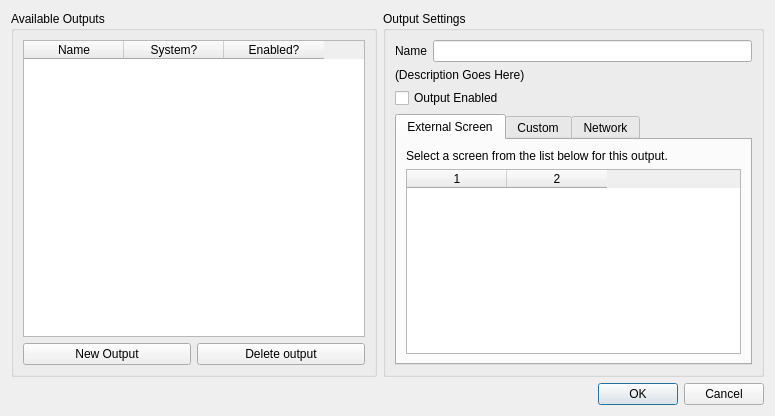
<?xml version="1.0" encoding="UTF-8"?>
<ui version="4.0">
 <class>OutputSetupDialog</class>
 <widget class="QDialog" name="OutputSetupDialog">
  <property name="geometry">
   <rect>
    <x>0</x>
    <y>0</y>
    <width>775</width>
    <height>414</height>
   </rect>
  </property>
  <property name="windowTitle">
   <string>Dialog</string>
  </property>
  <layout class="QVBoxLayout" name="verticalLayout_2">
   <item>
    <layout class="QHBoxLayout" name="horizontalLayout">
     <item>
      <widget class="QGroupBox" name="gbOutputs">
       <property name="title">
        <string>Available Outputs</string>
       </property>
       <layout class="QVBoxLayout" name="verticalLayout_7">
        <item>
         <widget class="QTableWidget" name="outputListView">
          <property name="columnCount">
           <number>3</number>
          </property>
          <attribute name="horizontalHeaderShowSortIndicator" stdset="0">
           <bool>false</bool>
          </attribute>
          <attribute name="verticalHeaderVisible">
           <bool>false</bool>
          </attribute>
          <attribute name="verticalHeaderVisible">
           <bool>false</bool>
          </attribute>
          <attribute name="horizontalHeaderShowSortIndicator" stdset="0">
           <bool>false</bool>
          </attribute>
          <column>
           <property name="text">
            <string>Name</string>
           </property>
          </column>
          <column>
           <property name="text">
            <string>System?</string>
           </property>
          </column>
          <column>
           <property name="text">
            <string>Enabled?</string>
           </property>
          </column>
         </widget>
        </item>
        <item>
         <layout class="QHBoxLayout" name="horizontalLayout_2">
          <item>
           <widget class="QPushButton" name="btnNewOutput">
            <property name="text">
             <string>New Output</string>
            </property>
           </widget>
          </item>
          <item>
           <widget class="QPushButton" name="btnDelOutput">
            <property name="text">
             <string>Delete output</string>
            </property>
           </widget>
          </item>
         </layout>
        </item>
       </layout>
      </widget>
     </item>
     <item>
      <widget class="QGroupBox" name="gbSettings">
       <property name="title">
        <string>Output Settings</string>
       </property>
       <layout class="QVBoxLayout" name="verticalLayout_3">
        <item>
         <layout class="QFormLayout" name="formLayout">
          <item row="0" column="1">
           <widget class="QLineEdit" name="outputName"/>
          </item>
          <item row="0" column="0">
           <widget class="QLabel" name="label">
            <property name="text">
             <string>Name</string>
            </property>
           </widget>
          </item>
         </layout>
        </item>
        <item>
         <widget class="QLabel" name="label_2">
          <property name="text">
           <string>(Description Goes Here)</string>
          </property>
         </widget>
        </item>
        <item>
         <widget class="QCheckBox" name="cbOutputEnabled">
          <property name="text">
           <string>Output Enabled</string>
          </property>
         </widget>
        </item>
        <item>
         <widget class="QTabWidget" name="tabWidget">
          <property name="currentIndex">
           <number>0</number>
          </property>
          <widget class="QWidget" name="tabScreen">
           <attribute name="title">
            <string>External Screen</string>
           </attribute>
           <layout class="QVBoxLayout" name="verticalLayout_4">
            <item>
             <widget class="QLabel" name="label_3">
              <property name="text">
               <string>Select a screen from the list below for this output.</string>
              </property>
             </widget>
            </item>
            <item>
             <widget class="QTableWidget" name="screenListView">
              <property name="toolTip">
               <string>&lt;!DOCTYPE HTML PUBLIC &quot;-//W3C//DTD HTML 4.0//EN&quot; &quot;http://www.w3.org/TR/REC-html40/strict.dtd&quot;&gt;
&lt;html&gt;&lt;head&gt;&lt;meta name=&quot;qrichtext&quot; content=&quot;1&quot; /&gt;&lt;style type=&quot;text/css&quot;&gt;
p, li { white-space: pre-wrap; }
&lt;/style&gt;&lt;/head&gt;&lt;body style=&quot; font-family:'Tahoma'; font-size:8.25pt; font-weight:400; font-style:normal;&quot;&gt;
&lt;p style=&quot; margin-top:0px; margin-bottom:0px; margin-left:0px; margin-right:0px; -qt-block-indent:0; text-indent:0px;&quot;&gt;List of screens connected to your computer&lt;/p&gt;&lt;/body&gt;&lt;/html&gt;</string>
              </property>
              <property name="columnCount">
               <number>2</number>
              </property>
              <attribute name="verticalHeaderVisible">
               <bool>false</bool>
              </attribute>
              <attribute name="verticalHeaderVisible">
               <bool>false</bool>
              </attribute>
              <column/>
              <column/>
             </widget>
            </item>
           </layout>
          </widget>
          <widget class="QWidget" name="tabCustom">
           <attribute name="title">
            <string>Custom</string>
           </attribute>
           <layout class="QVBoxLayout" name="verticalLayout_5">
            <item>
             <widget class="QLabel" name="label_4">
              <property name="text">
               <string>You may position this output by entering a custom</string>
              </property>
             </widget>
            </item>
            <item>
             <widget class="QLabel" name="label_5">
              <property name="text">
               <string>location, width and height in pixels, below.</string>
              </property>
             </widget>
            </item>
            <item>
             <widget class="Line" name="line_2">
              <property name="orientation">
               <enum>Qt::Horizontal</enum>
              </property>
             </widget>
            </item>
            <item>
             <layout class="QFormLayout" name="formLayout_2">
              <property name="fieldGrowthPolicy">
               <enum>QFormLayout::AllNonFixedFieldsGrow</enum>
              </property>
              <item row="0" column="0">
               <widget class="QLabel" name="label_6">
                <property name="text">
                 <string>Left (X)</string>
                </property>
               </widget>
              </item>
              <item row="0" column="1">
               <widget class="QSpinBox" name="customLeft">
                <property name="minimum">
                 <number>-99999</number>
                </property>
                <property name="maximum">
                 <number>99999</number>
                </property>
               </widget>
              </item>
              <item row="1" column="0">
               <widget class="QLabel" name="label_7">
                <property name="text">
                 <string>Top (Y)</string>
                </property>
               </widget>
              </item>
              <item row="1" column="1">
               <widget class="QSpinBox" name="customTop">
                <property name="minimum">
                 <number>-99999</number>
                </property>
                <property name="maximum">
                 <number>99999</number>
                </property>
               </widget>
              </item>
              <item row="2" column="0">
               <widget class="QLabel" name="label_8">
                <property name="text">
                 <string>Width</string>
                </property>
               </widget>
              </item>
              <item row="2" column="1">
               <widget class="QSpinBox" name="customWidth">
                <property name="minimum">
                 <number>-99999</number>
                </property>
                <property name="maximum">
                 <number>99999</number>
                </property>
                <property name="value">
                 <number>1024</number>
                </property>
               </widget>
              </item>
              <item row="3" column="0">
               <widget class="QLabel" name="label_9">
                <property name="text">
                 <string>Height</string>
                </property>
               </widget>
              </item>
              <item row="3" column="1">
               <widget class="QSpinBox" name="customHeight">
                <property name="minimum">
                 <number>-99999</number>
                </property>
                <property name="maximum">
                 <number>99999</number>
                </property>
                <property name="value">
                 <number>768</number>
                </property>
               </widget>
              </item>
             </layout>
            </item>
            <item>
             <spacer name="verticalSpacer">
              <property name="orientation">
               <enum>Qt::Vertical</enum>
              </property>
              <property name="sizeHint" stdset="0">
               <size>
                <width>20</width>
                <height>40</height>
               </size>
              </property>
             </spacer>
            </item>
           </layout>
          </widget>
          <widget class="QWidget" name="tabNetwork">
           <attribute name="title">
            <string>Network</string>
           </attribute>
           <layout class="QVBoxLayout" name="verticalLayout_6">
            <item>
             <widget class="QLabel" name="label_10">
              <property name="text">
               <string>Network Outputs allow you to send data over the wire</string>
              </property>
             </widget>
            </item>
            <item>
             <widget class="QLabel" name="label_11">
              <property name="text">
               <string>&lt;!DOCTYPE HTML PUBLIC &quot;-//W3C//DTD HTML 4.0//EN&quot; &quot;http://www.w3.org/TR/REC-html40/strict.dtd&quot;&gt;
&lt;html&gt;&lt;head&gt;&lt;meta name=&quot;qrichtext&quot; content=&quot;1&quot; /&gt;&lt;style type=&quot;text/css&quot;&gt;
p, li { white-space: pre-wrap; }
&lt;/style&gt;&lt;/head&gt;&lt;body style=&quot; font-family:'MS Shell Dlg 2'; font-size:8.25pt; font-weight:400; font-style:normal;&quot;&gt;
&lt;p style=&quot; margin-top:0px; margin-bottom:0px; margin-left:0px; margin-right:0px; -qt-block-indent:0; text-indent:0px;&quot;&gt;&lt;span style=&quot; font-size:8pt;&quot;&gt;to be displayed by another computer using &lt;/span&gt;&lt;span style=&quot; font-size:8pt; font-weight:600;&quot;&gt;DvizViewer.exe&lt;/span&gt;&lt;/p&gt;&lt;/body&gt;&lt;/html&gt;</string>
              </property>
             </widget>
            </item>
            <item>
             <widget class="Line" name="line">
              <property name="orientation">
               <enum>Qt::Horizontal</enum>
              </property>
             </widget>
            </item>
            <item>
             <layout class="QGridLayout" name="gridLayout">
              <item row="0" column="0">
               <widget class="QRadioButton" name="rbConnect">
                <property name="text">
                 <string>Connect To:</string>
                </property>
               </widget>
              </item>
              <item row="5" column="0" colspan="2">
               <widget class="QRadioButton" name="rbListen">
                <property name="text">
                 <string>Accept Incomming Connections:</string>
                </property>
               </widget>
              </item>
              <item row="0" column="1">
               <widget class="QLineEdit" name="hostname"/>
              </item>
              <item row="0" column="2">
               <widget class="QLabel" name="label_13">
                <property name="text">
                 <string>Port</string>
                </property>
               </widget>
              </item>
              <item row="0" column="3">
               <widget class="QSpinBox" name="connectPort">
                <property name="minimum">
                 <number>1024</number>
                </property>
                <property name="maximum">
                 <number>65536</number>
                </property>
                <property name="value">
                 <number>7777</number>
                </property>
               </widget>
              </item>
              <item row="5" column="3">
               <widget class="QSpinBox" name="listenPort">
                <property name="minimum">
                 <number>1024</number>
                </property>
                <property name="maximum">
                 <number>65536</number>
                </property>
                <property name="value">
                 <number>7777</number>
                </property>
               </widget>
              </item>
              <item row="6" column="1" colspan="3">
               <widget class="QCheckBox" name="allowMultipleIncomming">
                <property name="text">
                 <string>Allow multiple simultaneous connections</string>
                </property>
               </widget>
              </item>
              <item row="1" column="1">
               <widget class="QPushButton" name="btnTest">
                <property name="text">
                 <string>Test</string>
                </property>
               </widget>
              </item>
              <item row="5" column="2">
               <widget class="QLabel" name="label_12">
                <property name="text">
                 <string>Port:</string>
                </property>
               </widget>
              </item>
              <item row="2" column="1" colspan="3">
               <widget class="QLabel" name="label_14">
                <property name="text">
                 <string>DvizViewer.exe must already be running</string>
                </property>
               </widget>
              </item>
              <item row="3" column="1" colspan="3">
               <widget class="QLabel" name="label_15">
                <property name="text">
                 <string>on the remote computer for this test.</string>
                </property>
               </widget>
              </item>
              <item row="4" column="0" colspan="4">
               <widget class="Line" name="line_3">
                <property name="orientation">
                 <enum>Qt::Horizontal</enum>
                </property>
               </widget>
              </item>
             </layout>
            </item>
            <item>
             <spacer name="verticalSpacer_2">
              <property name="orientation">
               <enum>Qt::Vertical</enum>
              </property>
              <property name="sizeHint" stdset="0">
               <size>
                <width>20</width>
                <height>40</height>
               </size>
              </property>
             </spacer>
            </item>
           </layout>
          </widget>
         </widget>
        </item>
       </layout>
      </widget>
     </item>
    </layout>
   </item>
   <item>
    <widget class="QDialogButtonBox" name="buttonBox">
     <property name="orientation">
      <enum>Qt::Horizontal</enum>
     </property>
     <property name="standardButtons">
      <set>QDialogButtonBox::Cancel|QDialogButtonBox::Ok</set>
     </property>
    </widget>
   </item>
  </layout>
 </widget>
 <resources/>
 <connections>
  <connection>
   <sender>buttonBox</sender>
   <signal>accepted()</signal>
   <receiver>OutputSetupDialog</receiver>
   <slot>accept()</slot>
   <hints>
    <hint type="sourcelabel">
     <x>248</x>
     <y>254</y>
    </hint>
    <hint type="destinationlabel">
     <x>157</x>
     <y>274</y>
    </hint>
   </hints>
  </connection>
  <connection>
   <sender>buttonBox</sender>
   <signal>rejected()</signal>
   <receiver>OutputSetupDialog</receiver>
   <slot>reject()</slot>
   <hints>
    <hint type="sourcelabel">
     <x>316</x>
     <y>260</y>
    </hint>
    <hint type="destinationlabel">
     <x>286</x>
     <y>274</y>
    </hint>
   </hints>
  </connection>
 </connections>
</ui>
